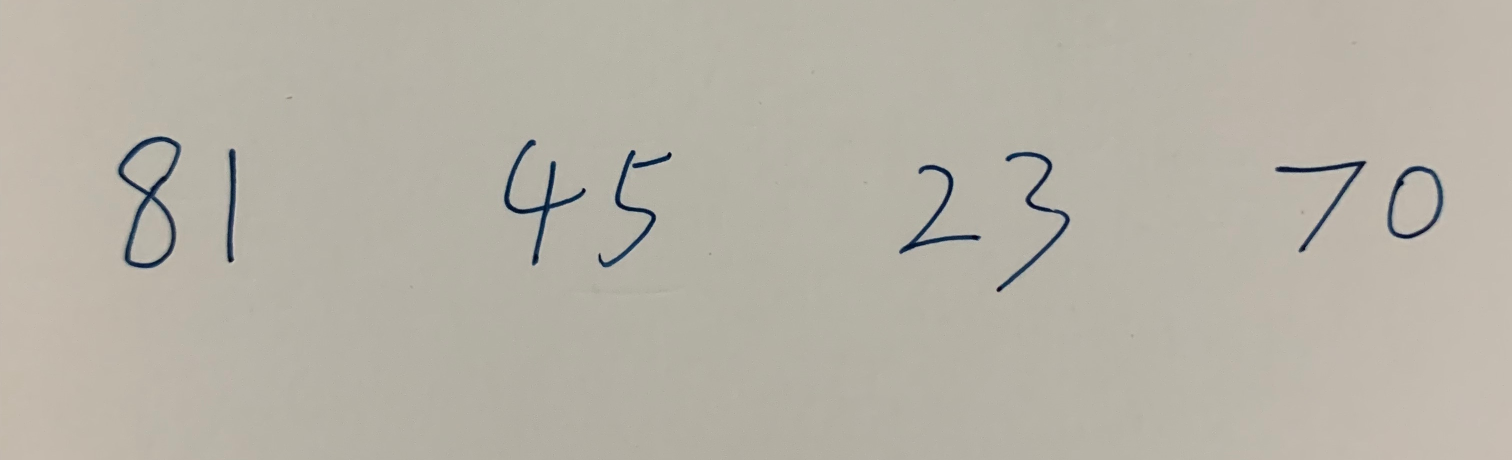
#> input picture test/data/test10.jpeg, 3024 x 920 px (shown at 1/2 size); its folder holds 5 pictures in this run
$ python two.py   (older library calls are emulated)
#> lines starting #> are read from the running program, lines starting #| are printed output that depends on the picture; after the words box and inside, x2 and y2 are one past the last pixel; in counts of white or black regions, pixels touching at a corner belong together
#> further down, src is the input picture: shape (920, 3024, 3); mean B, G, R 166.8, 178.1, 182.6
### test/mnist.py
from PIL import Image
import tensorflow as tf
import tensorflow.contrib.slim as slim
import matplotlib.pyplot as plt
import numpy as np
global_times = 0


# [44 lines left out: functions image_prepare, build_graph, not called in this run]


def predict_prepare():
    sess = tf.Session()
    graph = build_graph()
    saver = tf.train.Saver()
    ckpt = tf.train.latest_checkpoint('./model/')
    if ckpt:
        saver.restore(sess, ckpt) #模型的恢复返回神经网络和回话
    return graph, sess


def recognition(file_path):
    global global_times #全局变量
    if global_times == 0: #需不需要加载模型  若==1 改变全局变量 下一次识别直接进入else
        global graph, sess #都是全局变量 一处变动都要变
        graph, sess = predict_prepare() #加载模型
        image = image_prepare(file_path)
        predict = sess.run(graph['predict'], feed_dict={graph['x']: [image], graph['keep_prob']: 1.0}) #将预处理后的图片喂入神经网络 得到预测值
        global_times = 1

        print('recognize result:')
        print(predict)
        return predict

    else:

        image = image_prepare(file_path)
        predict = sess.run(graph['predict'], feed_dict={graph['x']: [image], graph['keep_prob']: 1.0})

        print('recognize result:')
        print(predict)
        return predict

### test/two.py
import numpy as np
import cv2 as cv
import mnist
from operator import itemgetter


def measure(image):
    blur = cv.GaussianBlur(image, (5, 5), 0)
    cv.imwrite("./aa/1.jpg", blur)
    gray = cv.cvtColor(blur, cv.COLOR_RGB2GRAY)
    cv.imwrite("./aa/2.jpg", gray)
    _, out = cv.threshold(gray, 0, 255, cv.THRESH_BINARY_INV | cv.THRESH_OTSU)
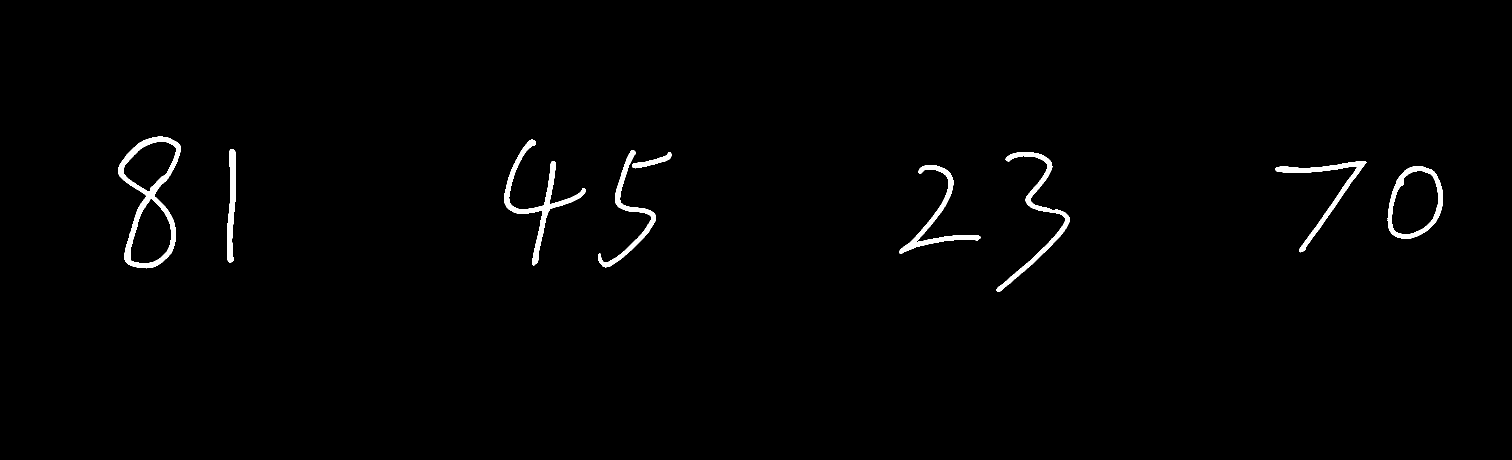
#> out: shape (920, 3024) (shown at 1/2 size); 1.2% white; 9 white regions, largest, box (x1, y1, x2, y2) and area: (236, 273, 361, 537) 7024, (1008, 279, 1172, 531) 5044, (1993, 304, 2140, 584) 4220
    cv.imwrite("./aa/3.jpg", out)
    ret, thresh = cv.threshold(gray, 0, 255, cv.THRESH_BINARY_INV | cv.THRESH_OTSU)
#> ret = 119

    # ------------------------------------------------------------------------------------
    # 最重要的调参位置 --- (71,71) --- 要使用奇数 --- 根据手写的图片调节
    # ------------------------------------------------------------------------------------

    kernel = cv.getStructuringElement(cv.MORPH_RECT, (111,111))
    erode = cv.dilate(thresh, kernel)
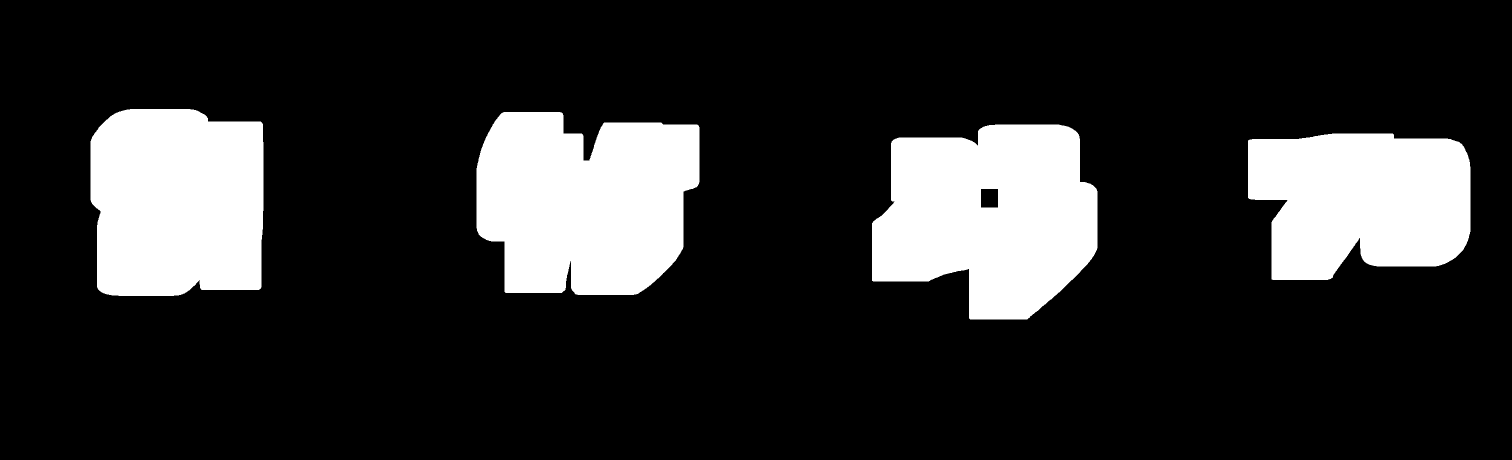
#> erode: shape (920, 3024) (shown at 1/2 size); 17.8% white; 4 white regions
    cv.imwrite("./aa/4.jpg", erode)
    clone_image, contours, hierarchy = cv.findContours(erode, cv.RETR_EXTERNAL, cv.CHAIN_APPROX_SIMPLE)
#> contours = 4 contours; box (x1, y1, x2, y2) and area: (1744, 249, 2195, 639) 133998, (953, 224, 1399, 590) 133522, (181, 218, 527, 592) 118753, (2496, 267, 2941, 560) 107646

    all = []
    for i, contour in enumerate(contours):
        x1, y1, w1, h1 = cv.boundingRect(contour)
#> x1 = 2496; y1 = 267; w1 = 445; h1 = 293
        cv.rectangle(image, (x1, y1), (x1 + w1, y1 + h1), (0, 255, 0), 2)
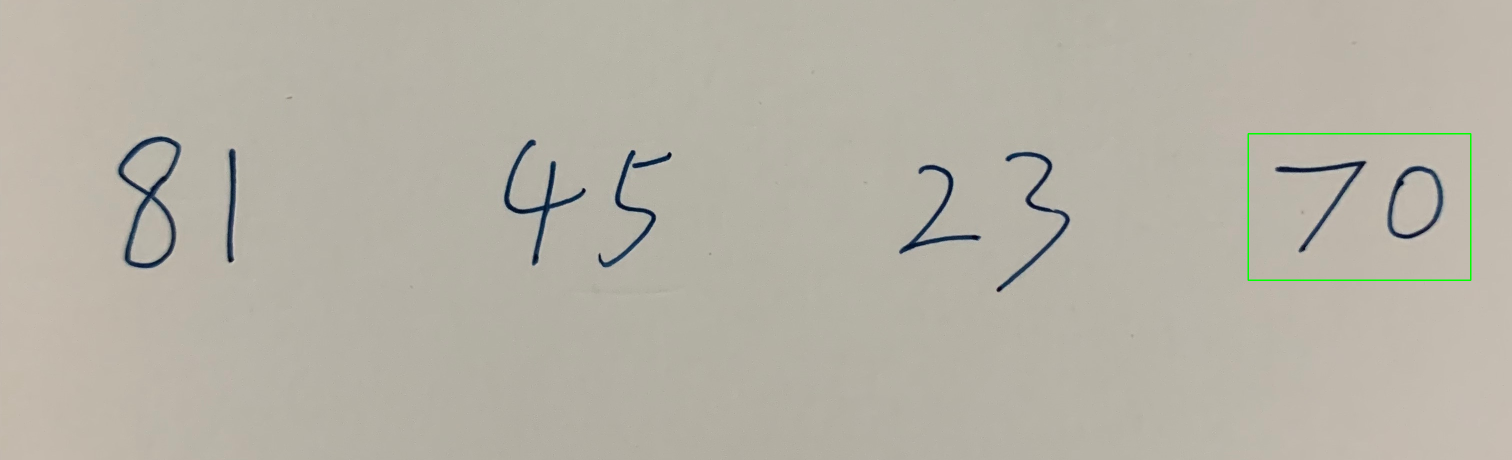
#> image: shape (920, 3024, 3) (shown at 1/2 size); 0.16% of pixels changed, all inside (x1, y1, x2, y2) = (2495, 266, 2943, 562)
        img = out[y1:(y1 + h1), x1:(x1 + w1)]
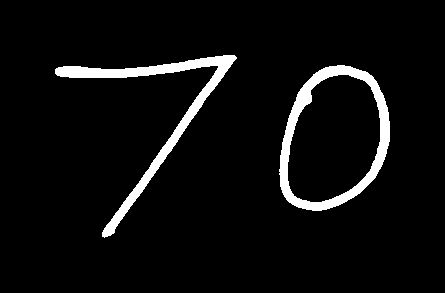
#> img: shape (293, 445); 5.5% white; 2 white regions
        clone_image, contours, hierarchy = cv.findContours(img, cv.RETR_EXTERNAL, cv.CHAIN_APPROX_SIMPLE)
#> contours = 2 contours; box (x1, y1, x2, y2) and area: (279, 65, 390, 211) 12314, (55, 55, 237, 238) 3216

        # ------------------------------------------------------------------------------------
        #
        # 识别两位数字的主要思想 --->
        # 使用 --- 使用形态学转换 --- 膨胀 --- 去掉两个数字之间的间隔 --- 得到两个数字的轮廓，外包矩形 ---
        # --- 在小矩形内部继续找数字的轮廓 --- 识别出两个数字 --- 这两个数字识别的顺序不定，可能是先识别到前面的数字
        # 也可能先识别到后面的数字，所以对两个数字的位子进行判断 --- r得到正确的顺序 --- 在图像上显示正确的数字
        #
        # 简单说就是在大轮廓中找到小的轮廓，再对小的轮廓进行处理，得到正确的数字 ---
        # x, y, w, h = cv.boundingRect(contour) --- 得到大矩形内部小矩形的四个参数 --- 左上角的横坐标，纵坐标，宽，高
        # cv.rectangle --- 绘制小矩形
        # if h > 50: --- 对小矩形进行一个判断，达到一定大小的时候，才认为矩形框里面确实是存在数字，
        # result = img[y:(y + h), x:(x + w)] --- 得到小矩形内部的图像
        # constant = cv.copyMakeBorder --- 对小矩形加一个轮廓 --- 原因是训练数据集的图片中的数字都在中间的位置
        # cv.imwrite --- 将处理后的图片保存
        # predict = mnist.recognition(_dir) --- 识别得到数字
        # cv.putText --- 绘制通过神经网络得到的数字
        # res.append([predict, x]) --- 将得到的预测数字和小框左上角的横坐标保存在res中 ---
        # 之后 --- 一个大矩形循环后 --- 用于判断识别的数字是在第一个位置还是在第二个位置
        # cv.imshow('rect', image) --- 显示的作用
        #
        # ------------------------------------------------------------------------------------

        res = []
        for j, contour in enumerate(contours):
            x, y, w, h = cv.boundingRect(contour)
#> x = 279; y = 65; w = 111; h = 146
            cv.rectangle(image, (x1+x, y1+y), (x1+x+w, y1+y+h), (0, 0, 255), 2)
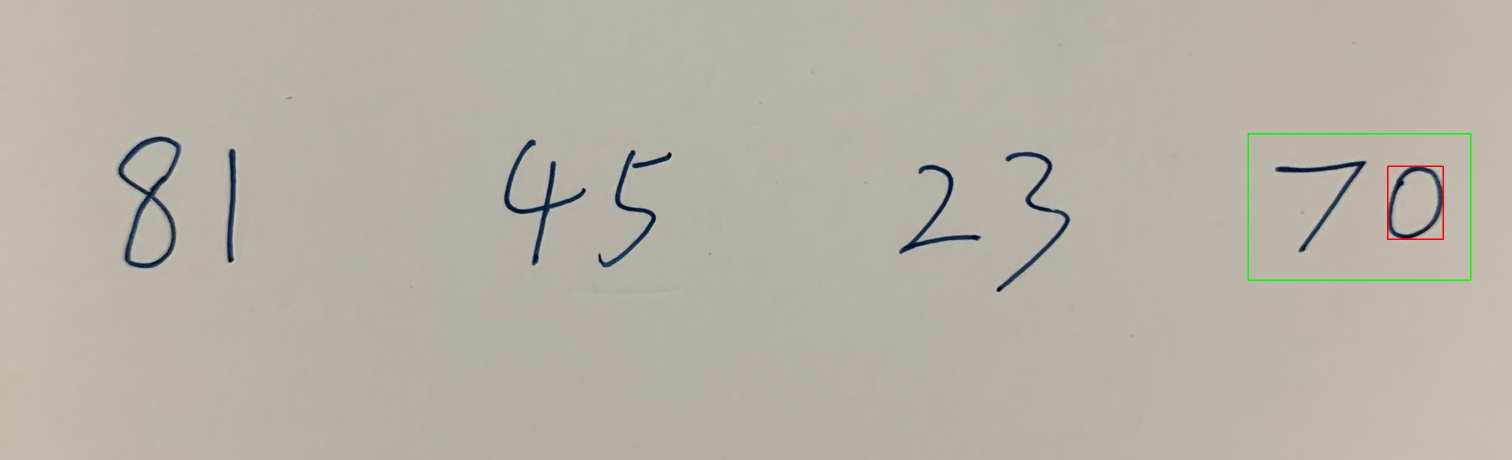
#> image: shape (920, 3024, 3) (shown at 1/2 size); 0.06% of pixels changed, all inside (x1, y1, x2, y2) = (2774, 331, 2888, 480)
            if h > 50:
                result = img[y:(y + h), x:(x + w)]
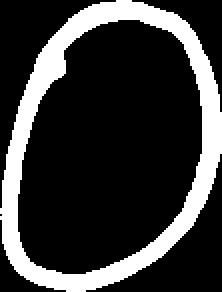
#> result: shape (146, 111) (shown 2 times larger); 21.9% white; 1 white region, box (x1, y1, x2, y2) and area: (0, 0, 111, 146) 3549

                black = [0, 0, 0]
                constant = cv.copyMakeBorder(result, 40, 40, 40, 40, cv.BORDER_CONSTANT, value=black)
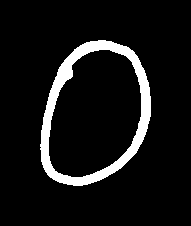
#> constant: shape (226, 191); 8.2% white; 1 white region, box (x1, y1, x2, y2) and area: (40, 40, 151, 186) 3549

                _dir = './data/' + str(j) + '.png'
                cv.imwrite('./data/' + str(j) + '.png', constant)

                predict = mnist.recognition(_dir)
                text = "{}".format(predict[0])
                cv.putText(image, text, (int(x1+x), int(y1+y)), cv.FONT_HERSHEY_SIMPLEX, 1, (0, 0, 255), 2)
                res.append([predict, x])
                cv.imshow('rect', image)
                cv.waitKey(0)
        print(res)

        # ------------------------------------------------------------------------------------
        #
        # 下面的代码用于判断一个大矩形中识别的数字哪一个是在第一个位置，哪一个是在第二个位置
        # if len(res) == 1: --- 这个用于处理单个数字 --- 如果是单个数字直接绘制识别的数字即可 ---
        # all.append([x1, y1, str(res[0][0][0])]) --- all --- 用于存放所有的数字（大矩形里面的数字，一位或者两位）
        # --- 这个用于最后的排序，因为大矩形框的识别也不是按照顺序识别的 --- 所以需要判断 ---
        # if len(res) == 2: --- 这个用于处理两位数字 ---
        # res类型 --- [[array([4]), 35], [array([6]), 148]] --- [array([4]), 35] --- 第一个小矩形 --- 内部数字是4
        # --- [array([6]), 148] --- 第二个小矩形 --- 内部数字是6
        # res[0][1] --- 35， res[1][1] --- 148，可以判断出4所在的小矩形在前面，6所在的小矩形在后面
        # --- 于是这样得到了大矩形里面的数字是 --- 46
        # 同理 --- 第一个识别个位数的小矩形，第二次得到十位数的小矩形 --- 这样的也可以按照正常的顺序排列
        # text = '' --- 初始化一个存放字符的变量
        # res --- [[array([4]), 35], [array([6]), 148]]
        # res[0] --- [array([4]), 35]
        # res[0][0] --- [4]
        # res[0][0][0] --- 4
        #
        # res[1][0][0] --- 得到的是数字，但是要转成字符串的形式 --- str()
        #
        # ------------------------------------------------------------------------------------

        print(res)
        if len(res) == 1:
            cv.putText(image, str(res[0][0][0]), (int(x1), int(y1-30)), cv.FONT_HERSHEY_SIMPLEX, 1, (0, 255, 0), 2)
            all.append([x1, y1, str(res[0][0][0])])
        if len(res) == 2:
            if res[0][1] > res[1][1]:
                text = ''
                text += str(res[1][0][0])
                text += str(res[0][0][0])
                print(text)
                cv.putText(image, text, (int(x1), int(y1 - 30)), cv.FONT_HERSHEY_SIMPLEX, 1, (0, 255, 0), 2)
                all.append([x1, y1, text])
            else:
                text = ''
                text += str(res[0][0][0])
                text += str(res[1][0][0])
                print(text)
                cv.putText(image, text, (int(x1), int(y1 - 30)), cv.FONT_HERSHEY_SIMPLEX, 1, (0, 255, 0), 2)
                all.append([x1, y1, text])

    # ------------------------------------------------------------------------------------
    #
    # 两位数字的保存 --- 可以保存一行数字，或者一列数字，两行数字现在还没有想到合适的算法
    # 混乱排序的数字 --- [[1300, 173, '46'], [982, 159, '23'], [721, 151, '11'], [393, 111, '7'], [18, 107, '10']]
    # --- 拿出一个解释 --- [1300, 173, '46'] --- 第一个是大轮廓的横坐标，第二个是大轮廓的纵坐标，第三个是大轮廓里面识别出的数字
    # 顺序排列的数字 --- [[18, 107, '10'], [393, 111, '7'], [721, 151, '11'], [982, 159, '23'], [1300, 173, '46']]
    # sorted(all, key=(lambda x: [x[0], x[1]])) --- 排序 --- 以第一个位置的数据为主关键字，第二个位置为辅助关键字
    # --- 这个是按照X的大小来排序 --- 横轴较小的排在前面，也可以按照Y轴的大小进行排序 --- 用于处理竖排的数字
    # 处理之后的数字保存在txt文件中，在txt中储存的是字符，所以要转换数据类型，然后在后面加入一个换行符，这样出来的格式比较清晰
    # with open('./data/data.txt', 'w') as f: --- 打开txt文件，
    # f.write --- 写入数据
    #
    # ------------------------------------------------------------------------------------

    print(all)
    all = sorted(all, key=(lambda x: [x[0], x[1]]))
    print(all)
    with open('./data/data.txt', 'w') as f:
        for i in range(0, len(all)):
            f.write(str(all[i][2]) + "\n")


src = cv.imread('./data/test10.jpeg')
measure(src)
#> (the call stopped at in predict_prepare, `sess = tf.Session()`: tensorflow is not available in this run)
cv.waitKey(0)
cv.destroyAllWindows()
